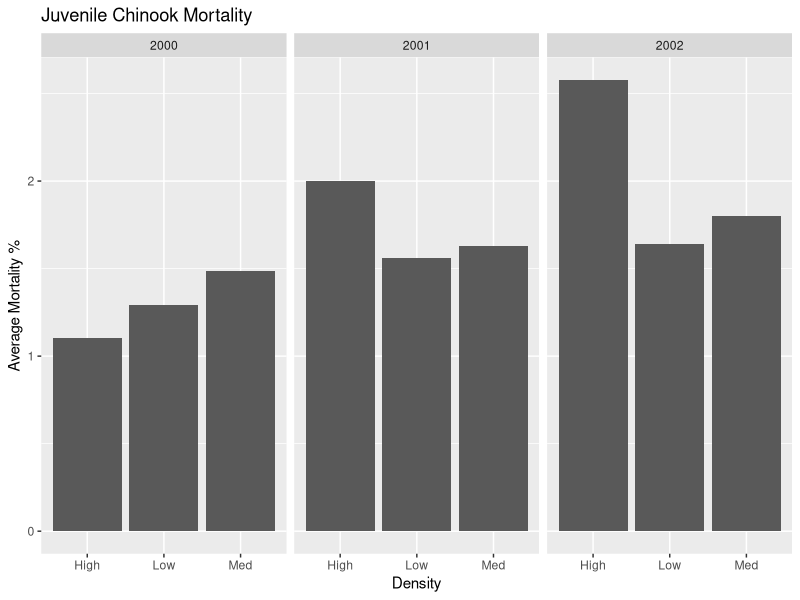

Here is the R script that generated this plot:
## ---- chunk 1
library(dplyr)
library(ggplot2)
## ---- chunk 2
chinook_data <-  read.csv("Data/OnHatcheryMortalityFigure.csv")
## ---- chunk 3
ggplot(chinook_data, aes(Density, Percent.Mortality)) +
  geom_bar(stat = "summary", fun.y = "mean") +
  facet_wrap(~Broodyear) +
  labs(x = "Density", y = "Average Mortality %") +
  ggtitle("Juvenile Chinook Mortality") 
